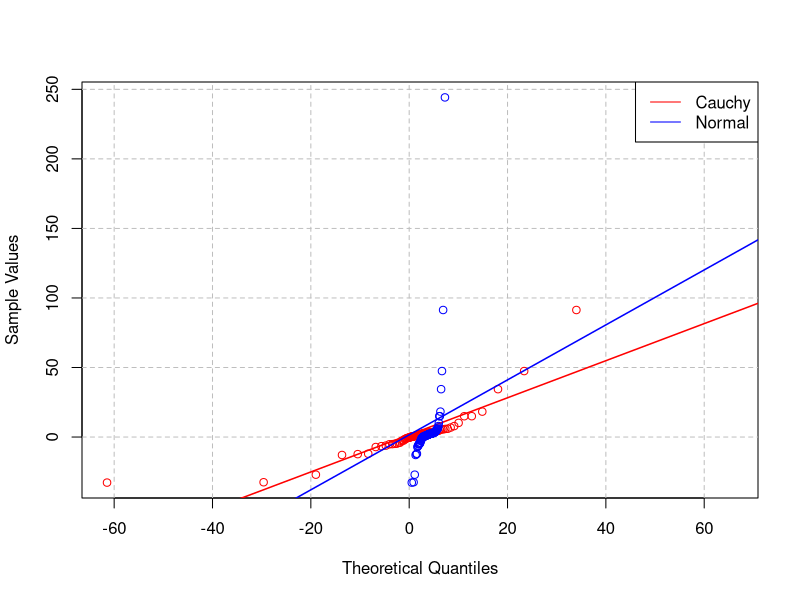

Generate this figure with R:
# Set designated seed 
set.seed(1338)

# Cauchy's distribuition parameters
location = 2.2
scale = 1.6

# Normal's distribuition parameters
mean = 3.9
sd = 1.4

# Generate sample
sample_size = 124
sample = rcauchy(sample_size, location, scale)

# Find theoretical quantiles
quantiles = (1:sample_size) / (sample_size + 1)
theoretical_quantiles_cauchy = qcauchy(quantiles, location, scale)
theoretical_quantiles_norm = qnorm(quantiles, mean, sd)

# sort sample
sample = sort(sample)

# Create a blank plot with the grid
plot(theoretical_quantiles_cauchy, sample, type = "n", 
     xlab = "Theoretical Quantiles", 
     ylab = "Sample Values")
abline(h = pretty(range(sample)), v = pretty(range(theoretical_quantiles_cauchy)), 
       col = "gray", lty = "dashed")

# Add the points and line to the plot for Cauchy distribution
points(theoretical_quantiles_cauchy, sample, col = "red")
qqline(sample, distribution = qcauchy, col="red", lwd = 1.5)

# Overlay the points and line for Normal distribution
points(theoretical_quantiles_norm, sample, col = "blue")
qqline(sample, distribution = qnorm, col="blue", lwd = 1.5)

# Add legend
legend("topright", 
       legend = c("Cauchy", "Normal"), 
       col = c("red", "blue"), 
       lty = 1)
